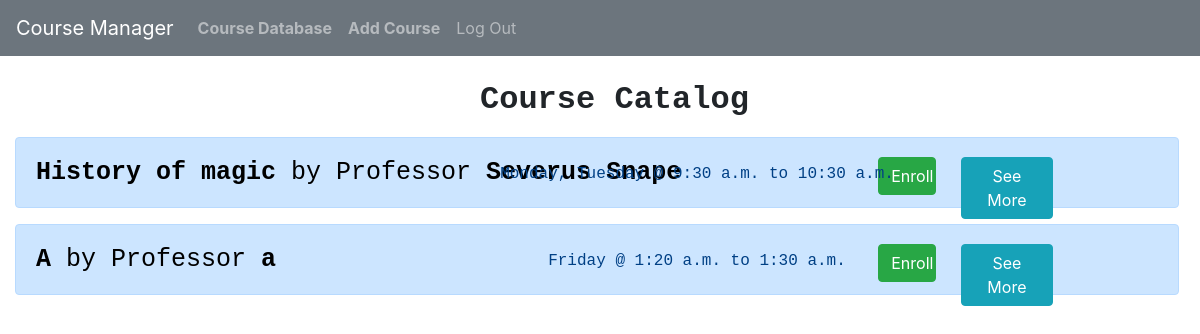
/courses (signed in), run on an earlier commit of the app's database.
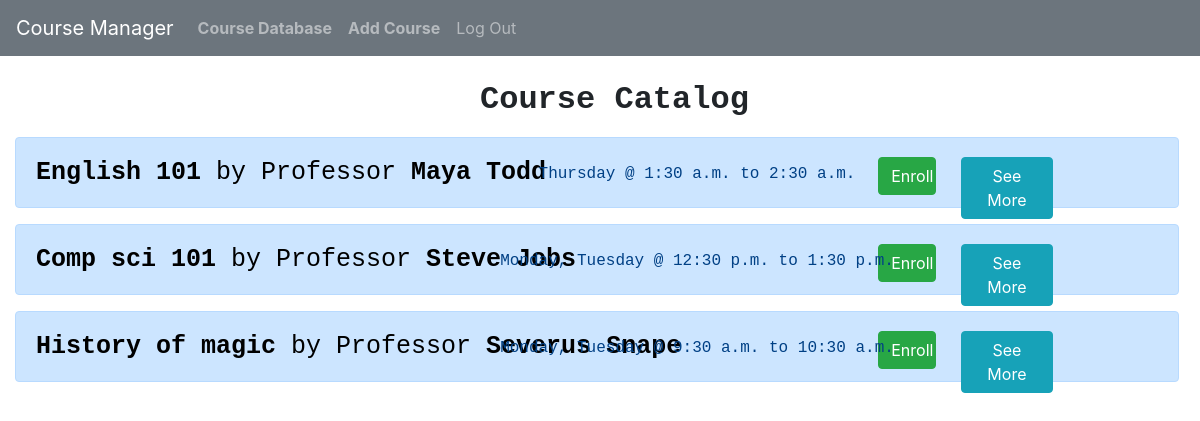
And on a later commit of the database.
### course_manager/models.py (models this page shows, shortened)
class Course(models.Model):
    DAYS_OF_WEEK_CHOICES = (
    ('MON', 'Monday'),
    ('TUE', 'Tuesday'),
    ('WED', 'Wednesday'),
    ('THU', 'Thursday'),
    ('FRI', 'Friday'),
)
    title = models.CharField(max_length=64, unique=True)
    description = models.TextField()
    professor = models.CharField(max_length=100)
    day  = MultiSelectField(choices=DAYS_OF_WEEK_CHOICES)
    subject = models.CharField(max_length=100, blank=False)
    start_time = models.TimeField(blank=False, default='4:44')
    end_time = models.TimeField(blank=False, default='4:44')
    creation_date = models.DateTimeField(auto_now_add = True, editable=False)
    class Meta:
       ordering = ('-creation_date',)

### course_manager/views.py (the view)
# urls.py: path("courses", views.courses, name="courses"),
def courses(request):
    courses = Course.objects.all()
    user = User.objects.get(username=request.user)
    enrolled_courses = user.course.all().values_list('id', flat=True)
    return render(request, "course_manager/courses.html", {
        'courses': courses,
        'enrolled_courses': [int(s) for s in enrolled_courses],
    })

### course_manager/templates/course_manager/courses.html (shortened to what this page needs)
{% extends "course_manager/layout.html" %}
{% block body %}
<h2 id="header" style="margin-left: 40%; margin-top: 25px; padding-bottom: 10px; align-items: center;"><b>Course Catalog</b></h2>
<div id="courses">
{% for course in courses %}
<div class="alert alert-primary course-block" role="alert" data-course_id={{course.id}}>
    <span>
    <h1 class="course-header"><b>{{course.title}}</b> by Professor <b>{{course.professor}}</b></h1>
    <p style="text-align: center; margin-top: -34px; margin-left: 200px;">{{course.day}} @ {{course.start_time}} to {{course.end_time}}</p>
    <button class="btn btn-info see-more view-course" data-course_id={{course.id}}>See More</button>
    {% if course.id in enrolled_courses %}
    <a href="{% url 'unenroll_course' course.title %}"><button type="button" class="btn btn-danger unenroll-button">Unenroll</button></a>
    {% else %}
    <a href="{% url 'enroll_course' course.title %}"><button type="button" class="btn btn-success enroll-button">Enroll</button></a>
    {% endif %}
    </span>
</div>
{% endfor %}
</div>
{% endblock %}

### course_manager/templates/course_manager/layout.html (shortened to what this page needs)
{% load static %}
<!DOCTYPE html>
<html lang="en">
    <head>
        <link rel="stylesheet" href="https://stackpath.bootstrapcdn.com/bootstrap/4.4.1/css/bootstrap.min.css">
        <link rel="stylesheet" href="{% static 'course_manager/style.css' %}">
    </head>
    <body>
        <nav class="navbar navbar-expand-lg navbar-dark bg-secondary">
            <a class="navbar-brand" href="{% url 'index' %}">Course Manager</a>
            <div>
              <ul class="navbar-nav mr-auto">
                {% if user.is_authenticated %}
                    <li class="nav-item">
                        <a class="nav-link" href="{% url 'courses' %}"><strong>Course Database</strong></a>
                    </li>
                    <li class="nav-item">
                        <a class="nav-link" href="{% url 'add' %}"><strong>Add Course</strong></a>
                    </li>
                {% endif %}
                {% if user.is_authenticated %}
                    <li class="nav-item">
                        <a class="nav-link" href="{% url 'logout' %}">Log Out</a>
                    </li>
                {% endif %}
              </ul>
            </div>
          </nav>
        <div class="body">
            {% block body %}
            {% endblock %}
        </div>
    </body>
</html>

### course_manager/static/course_manager/style.css (style rules this page uses)
h1,h2,h3,h4,h5,p { margin-left: 15px; margin-top: 10px; font-family: 'Courier New', Courier, monospace; }
.course-block { width: 97%; margin-left: 15px; padding: 5px; }
.enroll-button { float: right; margin-top: -45px; width: 5%; margin-right: 25px; }
.course-header { color: black; font-size: 25px; font-family: 'Courier New', Courier, monospace; padding-top: 5px; }
.see-more { float: right; margin-top: -45px; margin-right: 120px; width: 8%; }

What changed in the data, as far as the page shows it:
removed Course: title "A", professor "a", day "Friday", start_time "1:20 a.m.", end_time "1:30 a.m.", shows "Enroll"
added Course: title "English 101", professor "Maya Todd", day "Thursday", start_time "1:30 a.m.", end_time "2:30 a.m.", shows "Enroll"
added Course: title "Comp sci 101", professor "Steve Jobs", day "Monday, Tuesday", start_time "12:30 p.m.", end_time "1:30 p.m.", shows "Enroll"
